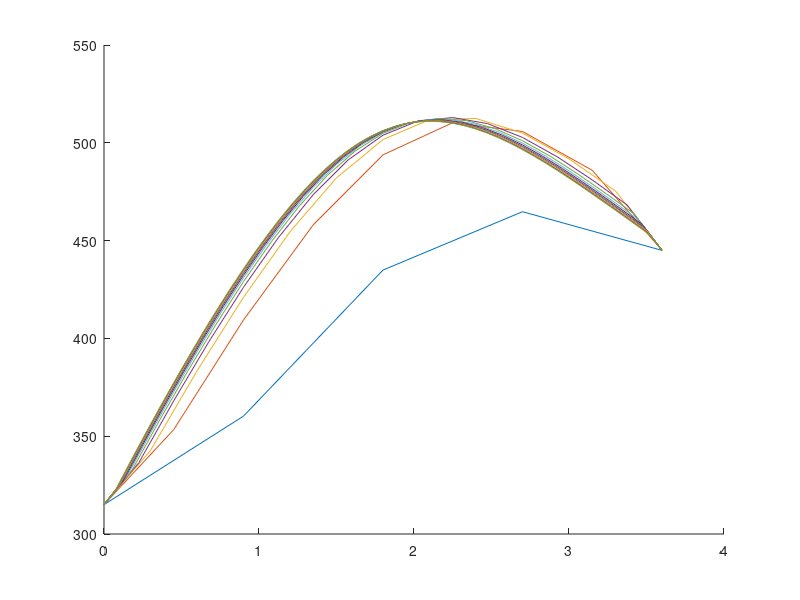

MATLAB code for this plot:
% Randvärdesproblem
clc; clear all; format long

% Constants
T_0 = 315;  T_L = 445;   % [K]
x_0 = 0;    L = 3.60;    % [L]

% Functions
k = @(x) 2 + x./3; 
Q = @(x) - 280 .* exp(-(x-L/2).^2); % remember the minus sign, Simon.

% Parameters
n = 4;

% lists with x_values
x_1_65 = [];
x_3_12 = [];
T_max = [];

figure(1)
for jj = 1:12
    n = 4;  % This also needs to be here
    n = n * jj;
    h = (L-x_0)/n;    % 0 <= x <= L % needs be defined here.
    % Lists
    x_list = zeros(n+1, 1);
    for j = 0:n
        x_list(j+1) = x_0 + j*h;
    end
    %disp("x"); disp(x_list);
    
    q_list = Q(x_list(1:end));
    %disp("q"); disp(q_list);

    %k_list = k(x_list(1:end));
    %disp("k"); disp(k_list);
    
    % Matrix
    A = zeros(n-1,n-1);
    b = zeros(n-1,1);
    %disp("A"); disp(A);

    % load b
    b(1) = -(2/(h^2) + x_list(1)/(3*h^2) - 1/(6*h))*T_0 + q_list(1);
    b(end) = -(2/(h^2) + x_list(end)/(3*h^2) + 1/(6*h))*T_L + q_list(end);
    for j = 2:n-2
        b(j) = q_list(j);
    end
    %disp("b"); disp(b);
    % load A
    %for a = 1:n
    %    for b = 1:n
    %        for c = 1:n
    %    higher = 2/(h^2) + x_list(1)/(3*h^2) + 1 / (6*h);
    %    mid = -(4/(h^2) + 2*x_list(1)/(3*h^2));
    %    lower = 2/(h^2) + x_list(1)/(3*h^2) - 1/(6*h);
    %        end
    %    end
    %end
    % Actually, scratch the whole idea of using for loops.
    
    % load lists to be used with diag(vector, index)
    higher = zeros(n-2, 1);
    for j = 1:n-2
        higher(j) = 2/(h^2) + x_list(j+1)/(3*h^2) + 1/(6*h);
    end
    middle = zeros(n-1, 1);
    for j = 1:n-1
        middle(j) = -(4/(h^2) + 2*x_list(j+1)/(3*h^2));
    end
    lower = zeros(n-2, 1);
    for j = 1:n-2
        lower(j) =  2/(h^2) + x_list(j+2)/(3*h^2) - 1/(6*h);
    end
    
    A = A + diag(higher, 1);
    A = A + diag(middle, 0);
    A = A + diag(lower, -1);
    A = sparse(A);  % For memory efficiency.
    
    T = A \ b;
    T = [T_0; T; T_L];  % add endpoints
    hold on
    x_vector = linspace(x_0, L, numel(T)); % useful for plotting later
    plot(x_vector, T)

    % add values and shit
    %x_1_65(end+1) = T(find(x_vector == 1.65));
    %x_3_12(end+1) = T(find(x_vector == 3.12));
    % didn't work, they don't become exactly that. Find them!

    x_1_65_index = 0;
    for k = 1:length(x_vector)
        if x_vector(k) > 1.65
            x_1_65_index = k;   % This'll take the upper point
            break
        end
    end
    x_3_12_index = 0;
    for k = 1:length(x_vector)
        if x_vector(k) > 3.12
            x_3_12_index = k;   % This'll take the upper point
            break
        end
    end
    
    % Takes midpoint value
    x_1_65(end+1) = ( T(x_1_65_index) + T(x_1_65_index-1) ) / 2;
    x_3_12(end+1) = ( T(x_3_12_index) + T(x_3_12_index-1) ) / 2;
    T_max(end+1) = max(T);
    disp(jj)
end

disp("x = 1.65")
disp(x_1_65(end-10:end)')
disp("x = 3.12")
disp(x_3_12(end-10:end)')
disp("T max")
disp(T_max(end-10:end)')
